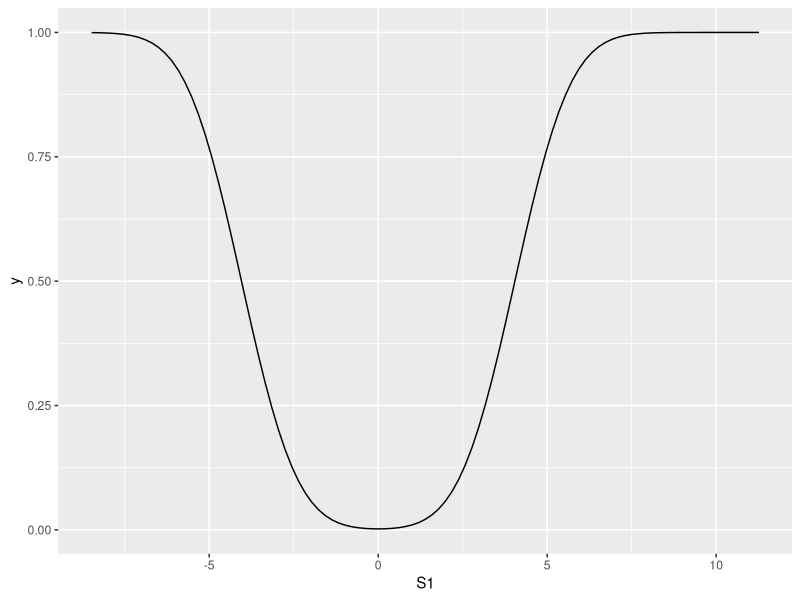
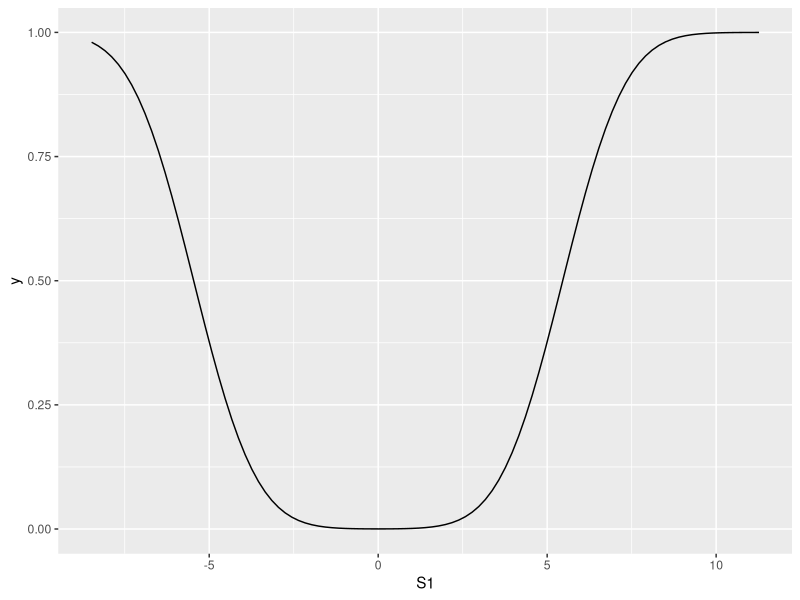
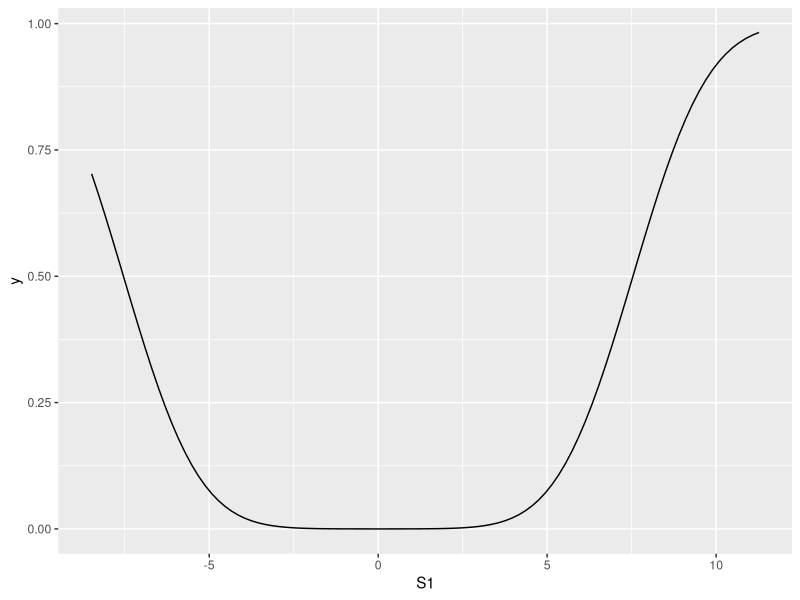
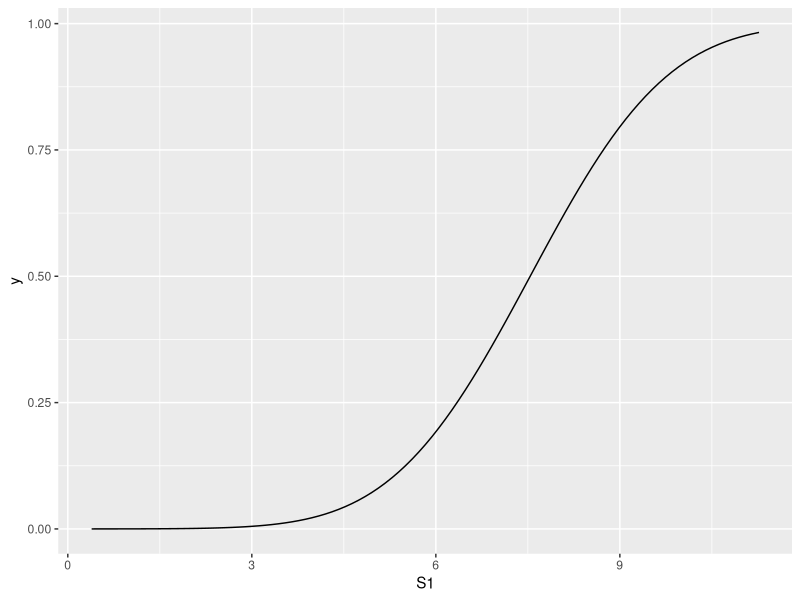

These charts were generated, in order, by the following R code:
#predicting whether s2 replicates given s1. Different Sample Size 

library(tidyverse)
library(MASS)
library(ggplot2)
library(dplyr)
library(plyr)
library(reshape2)

#simulating data 
sigma<-sqrt(.002)
N=50
N_1=10000
zScore=5.2

#probability of s2 replicating given s1
calculate_pcondtional<-function(s1,sampleS1, sampleS2){
  sd_S1<-sqrt(sampleS1*sigma^2+1)
  sd_S2<-sqrt(sampleS2*sigma^2+1)
  mean<-(sqrt(sampleS1*sampleS2)*sigma^2*s1)/(sd_S2^2)
  var2<-1+((sampleS1*sigma^2)/(sd_S2)^2)
  p<- (1-pnorm(zScore, mean, sqrt(var2)))+pnorm(-zScore, mean, sqrt(var2))
  return(p)
}


s1_dist<-rnorm(n=N, mean=0, sd=sqrt(sigma^2*N_1+1))
s2_dist1<-rnorm(n=N, mean=0, sd=sqrt(sigma^2*N_1*0.5+1))
s2_dist2<-rnorm(n=N, mean=0, sd=sqrt(sigma^2*N_1*1+1))
s2_dist3<-rnorm(n=N, mean=0, sd=sqrt(sigma^2*N_1*2+1))
s2_dist4<-rnorm(n=N, mean=0, sd=sqrt(sigma^2*N_1*5+1))

table1<-as.data.frame(matrix(nrow=N, ncol=4))
colnames(table1)=c("N1", "N2", "S1", "Ps2")
table1$N1<-rep(N_1, N)
table1$N2<-rep(N_1*0.5, N)
table1$S1<-s1_dist
table1$Ps2<-calculate_pcondtional(table1$S1, N_1, table1$N2[1])

P_S1_1<-ggplot(data=table1, mapping=aes(x=S1))+
  stat_function(fun=calculate_pcondtional, args=list(sampleS1=N_1, sampleS2=N_1*0.5))


table2<-as.data.frame(matrix(nrow=N, ncol=4))
colnames(table2)=c("N1", "N2", "S1", "Ps2")
table2$N1<-rep(N_1, N)
table2$N2<-rep(N_1, N)
table2$S1<-s1_dist
table2$Ps2<-calculate_pcondtional(table2$S1, N_1, table2$N2[1])

P_S1_2<-ggplot(data=table2, mapping=aes(x=S1))+
  stat_function(fun=calculate_pcondtional, args=list(sampleS1=N_1, sampleS2=N_1))


table3<-as.data.frame(matrix(nrow=N, ncol=4))
colnames(table3)=c("N1", "N2", "S1", "Ps2")
table3$N1<-rep(N_1, N)
table3$N2<-rep(N_1*2, N)
table3$S1<-s1_dist
table3$Ps2<-calculate_pcondtional(table3$S1, N_1, table3$N2[1])

P_S1_3<-ggplot(data=table3, mapping=aes(x=S1))+
  stat_function(fun=calculate_pcondtional, args=list(sampleS1=N_1, sampleS2=N_1*2))


table4<-as.data.frame(matrix(nrow=N, ncol=4))
colnames(table4)=c("N1", "N2", "S1", "Ps2")
table4$N1<-rep(N_1, N)
table4$N2<-rep(N_1*5, N)
table4$S1<-s1_dist
table4$Ps2<-calculate_pcondtional(table4$S1, N_1, table4$N2[1])



#plotting probabilities 
probabilties_conditional<-ggplot(data=filter(table2, S1>0 & S1<100), mapping = aes(x=S1))+
  stat_function(fun=calculate_pcondtional, args=list(sampleS1=N_1, sampleS2=N_1))

probabilties_conditional<-ggplot(data=filter(table3, S1>0 & S1<100), mapping = aes(x=S1))+
  stat_function(fun=calculate_pcondtional, args=list(sampleS1=N_1, sampleS2=N_1*2))
